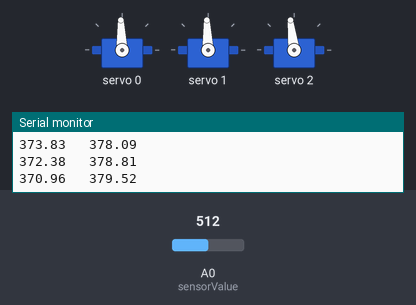
The sketch below on a simulated Arduino Uno, built with avr-gcc and run on an emulated ATmega328P. On the bench: 3 × servo, the last lines printed to the serial monitor. The test bench sets the inputs (shaded band); at power-on: A0 (sensorValue) = 512.

Above: at 3.0 s.
3.1 s: A0 (sensorValue) set to 530
At 4.29 s:
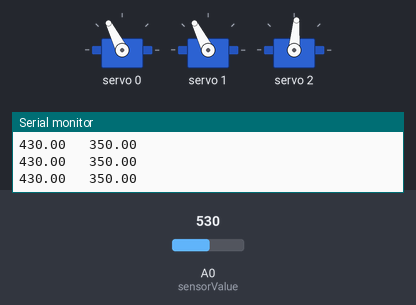
6.6 s: A0 (sensorValue) set to 716
At 7.7 s:
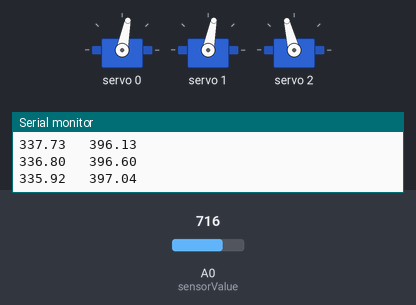
Timing chart, 0 to 19.0 s (numbered marks = the images above; inputs shaded):
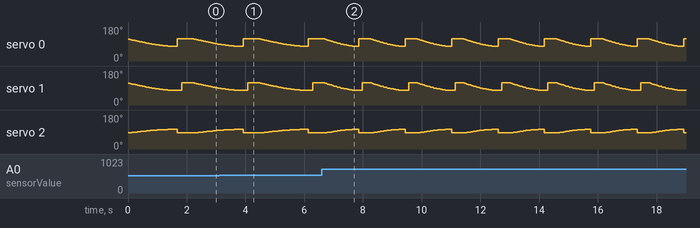

Measured:
- by itself, servo 0, servo 1: ramps from 117° to 77° and jumps back, once every 1.6 s
- by itself, servo 2: ramps from 85° to 105° and jumps back, once every 1.6 s

The sketch:

Heart_Beater_Inverted.ino
```cpp
//Nilheim Mechatronics Servo Heart Mechanism Code
//Make sure you have the Adafruit servo driver library installed >>>>> https://github.com/adafruit/Adafruit-PWM-Servo-Driver-Library
//Potentiometer Pin = A0


#include <Wire.h>
#include <Adafruit_PWMServoDriver.h>

// called this way, it uses the default address 0x40
Adafruit_PWMServoDriver pwm = Adafruit_PWMServoDriver();
// you can also call it with a different address you want
//Adafruit_PWMServoDriver pwm = Adafruit_PWMServoDriver(0x41);
// you can also call it with a different address and I2C interface
//Adafruit_PWMServoDriver pwm = Adafruit_PWMServoDriver(&Wire, 0x40);

// Depending on your servo make, the pulse width min and max may vary, you
// want these to be as small/large as possible without hitting the hard stop
// for max range. You'll have to tweak them as necessary to match the servos you
// have!
#define SERVOMIN  140 // this is the 'minimum' pulse length count (out of 4096)
#define SERVOMAX  520 // this is the 'maximum' pulse length count (out of 4096)

// our servo # counter
uint8_t servonum = 0;

int sensorValue = 0;        // value read from the pot
int outputValue = 0;

int xval;
int timePeriod = 1000;
float y=0;
float t=0;
float d=330;


void setup() {
  Serial.begin(9600);
  Serial.println("8 channel Servo test!");
  pinMode(A0, INPUT);
  pinMode(2, INPUT);

  pwm.begin();

  pwm.setPWMFreq(60);  // Analog servos run at ~60 Hz updates

  delay(10);
}

// you can use this function if you'd like to set the pulse length in seconds
// e.g. setServoPulse(0, 0.001) is a ~1 millisecond pulse width. its not precise!
void setServoPulse(uint8_t n, double pulse) {
  double pulselength;

  pulselength = 1000000;   // 1,000,000 us per second
  pulselength /= 60;   // 60 Hz
  Serial.print(pulselength); Serial.println(" us per period");
  pulselength /= 4096;  // 12 bits of resolution
  Serial.print(pulselength); Serial.println(" us per bit");
  pulse *= 1000000;  // convert to us
  pulse /= pulselength;
  Serial.println(pulse);
 // pwm.setPWM(n, 0, pulse);
}

void loop() {
/*pwm.setPWM(0, 0, 330);
pwm.setPWM(1, 0, 330);
pwm.setPWM(2, 0, 380);

delay(50);*/

  float i;
  timePeriod = map(analogRead(sensorValue), 0, 1023, 2000, 300);

  for (i=0; i<(3*timePeriod/40); i++) {
    y=sin(i/(timePeriod/20));
    d = 430-(y*100);
    t=350+y*50;
    Serial.print(d);
    Serial.print("   ");
    Serial.print(t);
    pwm.setPWM(0, 0, d);
    pwm.setPWM(1, 0, d);
    pwm.setPWM(2, 0, t);
        Serial.println("  ");
    delay(10);
  }
//  i=0;
  for (i=0; i<(3*timePeriod/400); i++) {
    y=sin(i/(timePeriod/20));
    d=430;
    t=350;
    Serial.print(d);
    Serial.print("   ");
    Serial.print(t);
    pwm.setPWM(0, 0, d);
        pwm.setPWM(2, 0, t);
    Serial.println("  ");
    delay(10);

  }
  for (i=0; i<((7*timePeriod)/400); i++) {
    y=sin(i/(timePeriod/20));
    d=430;
    //t=350+y*50;
    Serial.print(d);
    Serial.print("   ");
    Serial.print(t);
    pwm.setPWM(1, 0, d);
    pwm.setPWM(2, 0, t
    );
                Serial.println("  ");
    delay(10);

  }

}
```
